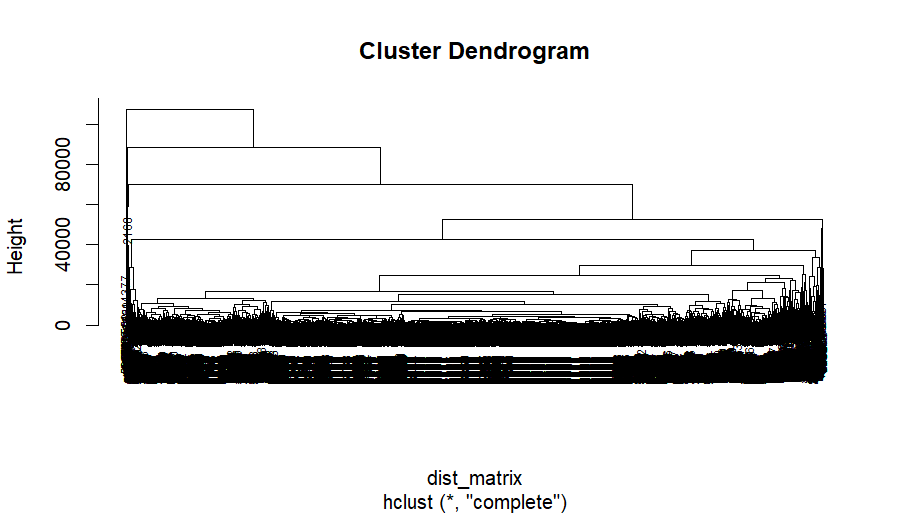

The script that drew this image:
# Install and load necessary packages
install.packages("cluster")
library(cluster)

# Load the dataset
customer_data <- read.csv("C:/Users/bindu/OneDrive/Pictures/Desktop/Customer DataSet.csv")

# Check the structure of the dataset
str(customer_data)

# Assuming your dataset has appropriate columns for clustering, you may need to preprocess it accordingly.

# Select relevant columns for clustering (if necessary)
# For example, if you have numeric columns that you want to use for clustering:
# customer_data <- customer_data[, c("column1", "column2", ...)]

# Perform hierarchical clustering
dist_matrix <- dist(customer_data)
hc_result <- hclust(dist_matrix, method = "complete")  # You can change the method as per your requirement

# Plot the dendrogram
plot(hc_result, cex = 0.6)  # Adjust the size of labels if necessary

# Cut the dendrogram to get clusters
cut_tree_result <- cutree(hc_result, k = 3)  # Change 'k' to the number of clusters you want

# View cluster membership
cut_tree_result

# Assess clustering quality (if applicable)
# You may want to evaluate the silhouette width, for example:
sil_width <- silhouette(cut_tree_result, dist_matrix)
summary(sil_width)

# Additional analysis and interpretation can be performed based on your specific requirements and dataset characteristics.
